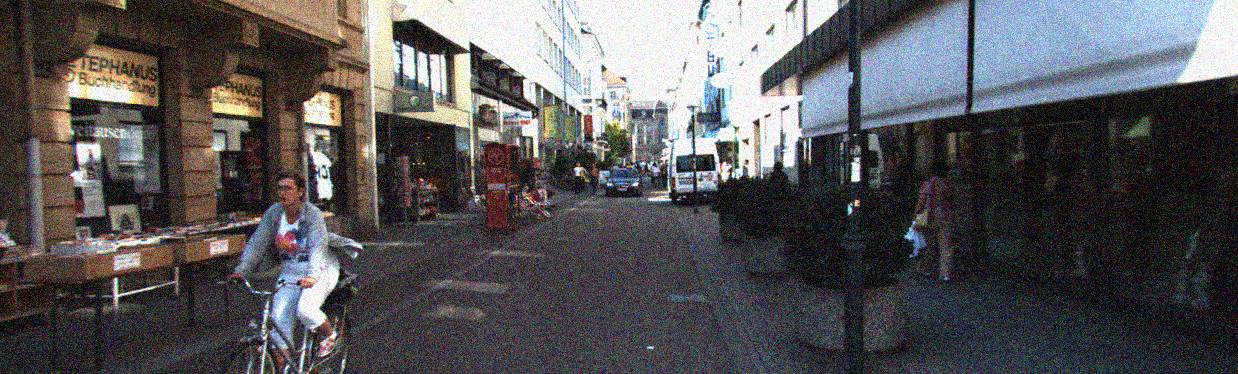
#> input picture images/gaussian_noise.png, 1238 x 374 px; its folder holds 3 pictures in this run
$ python '7×7导向滤波.py'
#> lines starting #> are read from the running program, lines starting #| are printed output that depends on the picture
# -*- coding: utf-8 -*-
"""
Created on Sun Apr 10 11:31:53 2022
Microsoft Windows10 家庭中文版
版本20H2(操作系统内部版本19042.1586)
处理器 lntel(R) Core(TM) i5-8300H CPU @ 2.30GHz2.30 GHz
机带RAM 8.00 GB (7.80 GB可用)
GPU0 lntel(R) UHD Graphics 630
GPU1 NVIDIA GeForce GTX 1050 Ti

@author: 10554
"""
import numpy as np
import cv2
import matplotlib.pyplot as plt
import os
import glob
def guideFilter(I, p, winSize, eps):  #I为输入图片，p为导向图片，winSize即处理窗口大小，可等效认为是核数，eps为正则化参数

    mean_I = cv2.blur(I, winSize)      # I的均值平滑
    mean_p = cv2.blur(p, winSize)      # p的均值平滑

    mean_II = cv2.blur(I * I, winSize) # I*I的均值平滑
    mean_Ip = cv2.blur(I * p, winSize) # I*p的均值平滑

    var_I = mean_II - mean_I * mean_I  # 求方差var_I
    cov_Ip = mean_Ip - mean_I * mean_p # 求协方差cov_Ip

    a = cov_Ip / (var_I + eps)         # 相关因子a
    b = mean_p - a * mean_I            # 相关因子b

    mean_a = cv2.blur(a, winSize)      # 对a进行均值平滑
    mean_b = cv2.blur(b, winSize)      # 对b进行均值平滑

    q = mean_a * I + mean_b            #得到滤波结果(形如q=mean a* I + mean b的滤波形式)
    return q


if __name__ == '__main__':
    eps = 0.01
    winSize = (7,7)
    # 读取图片
    Image_glob = os.path.join(r'images/',"*.png") #读取指定文件夹中的所有.png文件
    Image_name_list=[]                            #并将其名称添加到列表Image_name_list
    Image_name_list.extend(glob.glob(Image_glob))
    for i in range(3):                           #设置一个循环，目的是循环读取并滤波处理所有三种图片
        img = cv2.imread(Image_name_list[i])     #读取用来读取图片，返回一个numpy.ndarray类型的多维数组
#> img is the input picture: shape (374, 1238, 3); mean B, G, R 88.3, 86.5, 87.7
        image = cv2.cvtColor(img,cv2.COLOR_BGR2GRAY) #将图像处理成灰度图
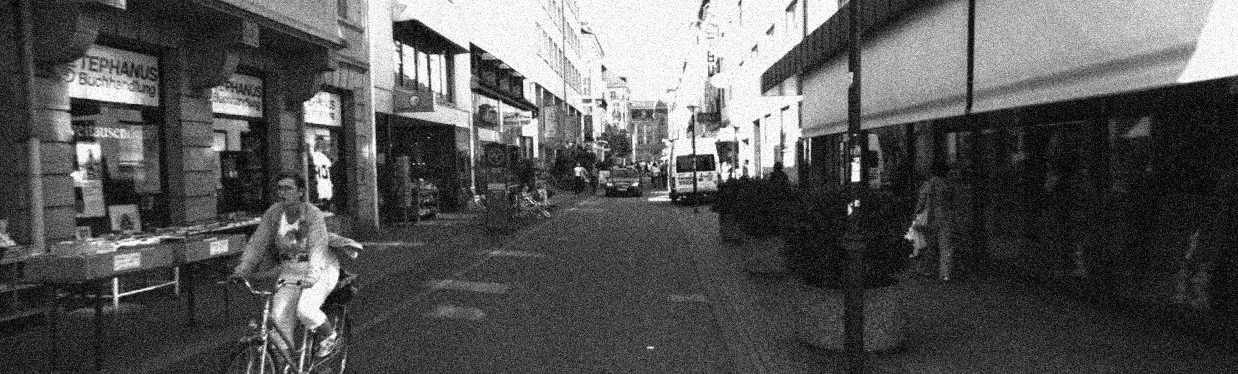
#> image: shape (374, 1238); min 0, max 255, mean 87.1

    # REPLICATE：通过复制边缘像素补全 ，选定图片上下左右各需要复制边缘像素的宽度范围，这里暂定为5
        source = cv2.copyMakeBorder(image, 3, 3, 3, 3, cv2.BORDER_REPLICATE)

        image = cv2.resize(source, None,fx=1, fy=1, interpolation=cv2.INTER_CUBIC)

        I = image/255.0        #将图像归一化
        p =I
    #调用定义好的导向滤波函数
        guideFilter_img = guideFilter(I, p, winSize, eps)
#> in guideFilter, `mean_I = cv2.blur(I, winSize)`:
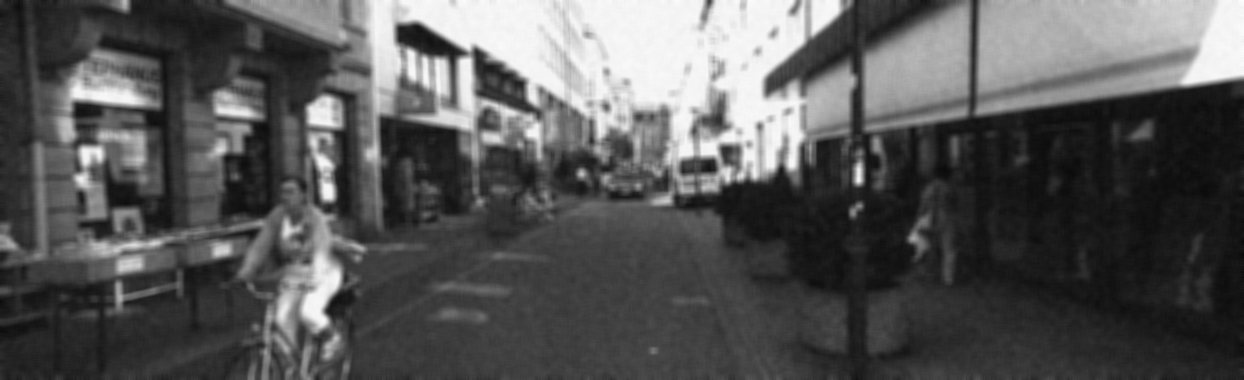
#> mean_I: shape (380, 1244) float64; min 0.0336, max 1, mean 0.342
#> in guideFilter, `mean_II = cv2.blur(I * I, winSize)`:
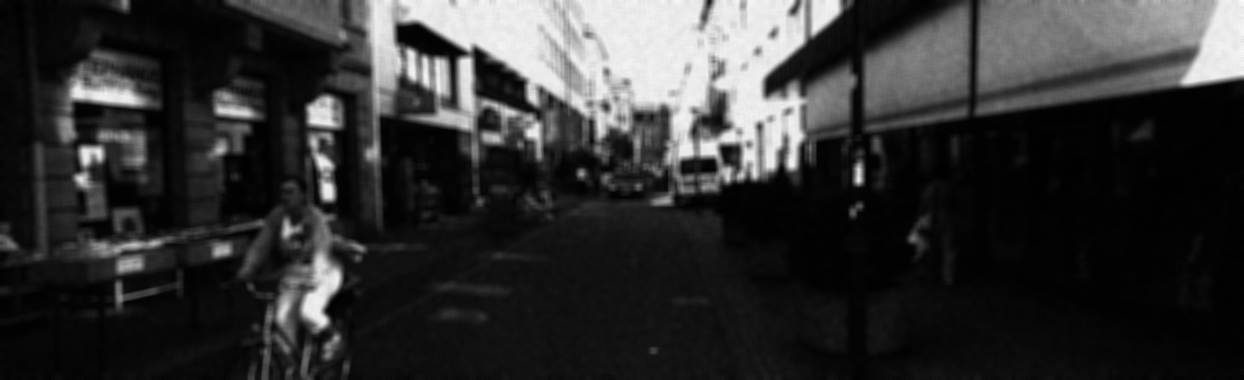
#> mean_II: shape (380, 1244) float64; min 0.00128, max 1, mean 0.197
#> in guideFilter, `var_I = mean_II - mean_I * mean_I`:
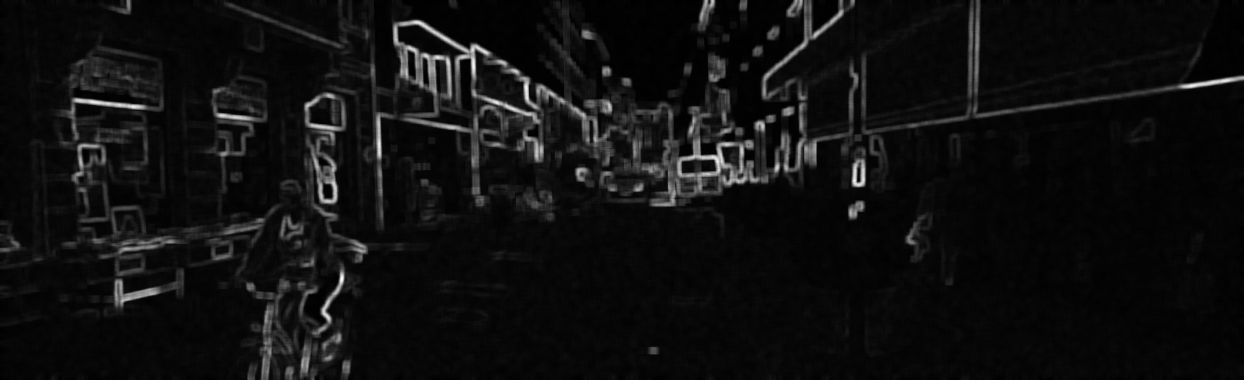
#> var_I: shape (380, 1244) float64; min -2.84e-16, max 0.153, mean 0.00973; drawn with min black and max white
#> in guideFilter, `a = cov_Ip / (var_I + eps)`:
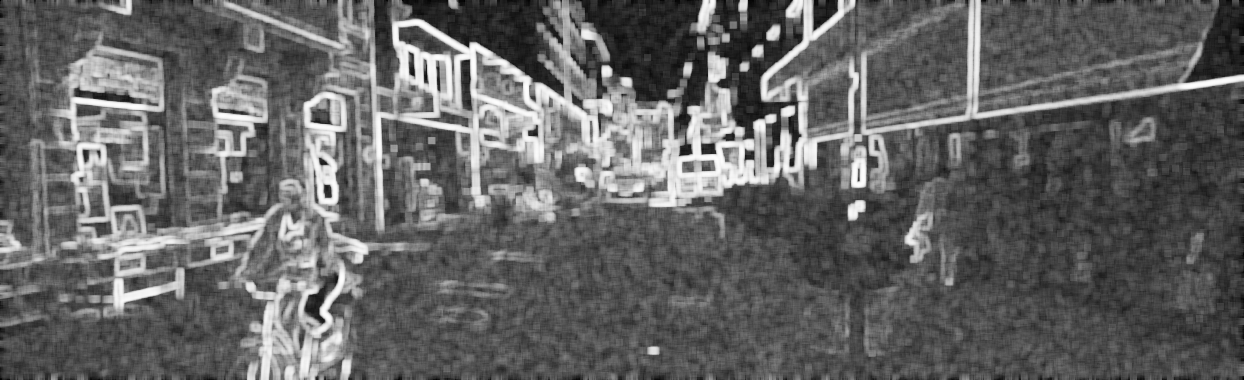
#> a: shape (380, 1244) float64; min -2.84e-14, max 0.939, mean 0.371; drawn with min black and max white
#> in guideFilter, `b = mean_p - a * mean_I`:
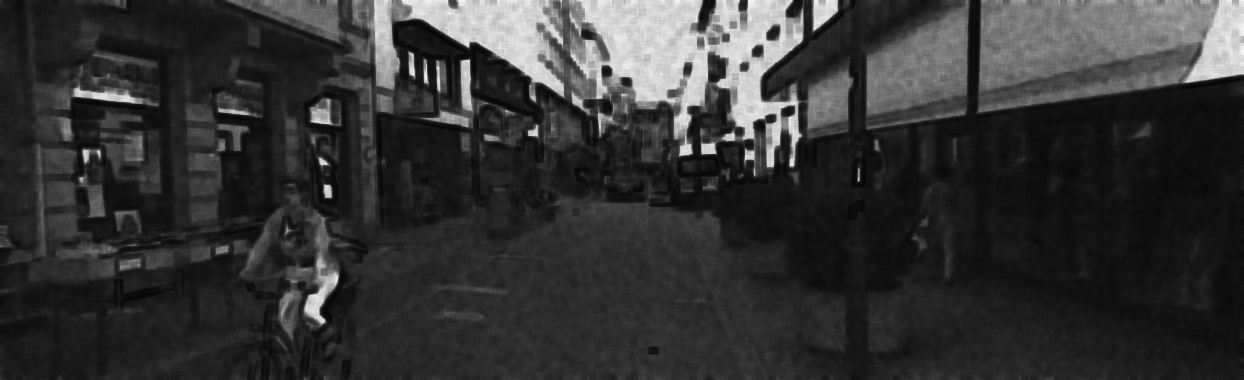
#> b: shape (380, 1244) float64; min 0.0275, max 1, mean 0.206
#> in guideFilter, `mean_a = cv2.blur(a, winSize)`:
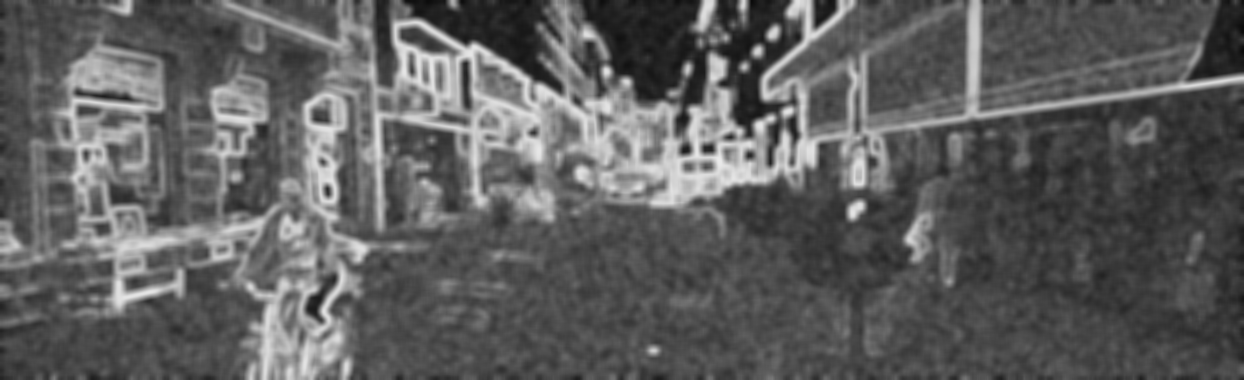
#> mean_a: shape (380, 1244) float64; min 0.0425, max 0.922, mean 0.371
        guideFilter_img  = guideFilter_img  * 255
    #将超出范围的像素值定义在0~255区间
        guideFilter_img [guideFilter_img  > 255] = 255
        guideFilter_img  = np.round(guideFilter_img )
    #将图像处理成便于显示和保存的uint8类型
        result  = guideFilter_img.astype(np.uint8)

    # 显示图像
        cv2.imshow("source img", img)
        cv2.imshow("GuideBlur img(7*7)", result)
     #这里设置了判断语句，以分别对三种不同的原图进行分别保存
        if i == 0:
            cv2.imwrite(os.path.join(r"output_2/","7x7_Guide_gaussian.png"),result)
        if i == 1:
            cv2.imwrite(os.path.join(r"output_2/","7x7_Guide_origin.png"),result)
        else:
            cv2.imwrite(os.path.join(r"output_2/","7x7_Guide_pepper.png"),result)

    # 等待显示
        cv2.waitKey(0)
        cv2.destroyAllWindows()
#> pass 2 of the loop `for i in range(3):`:
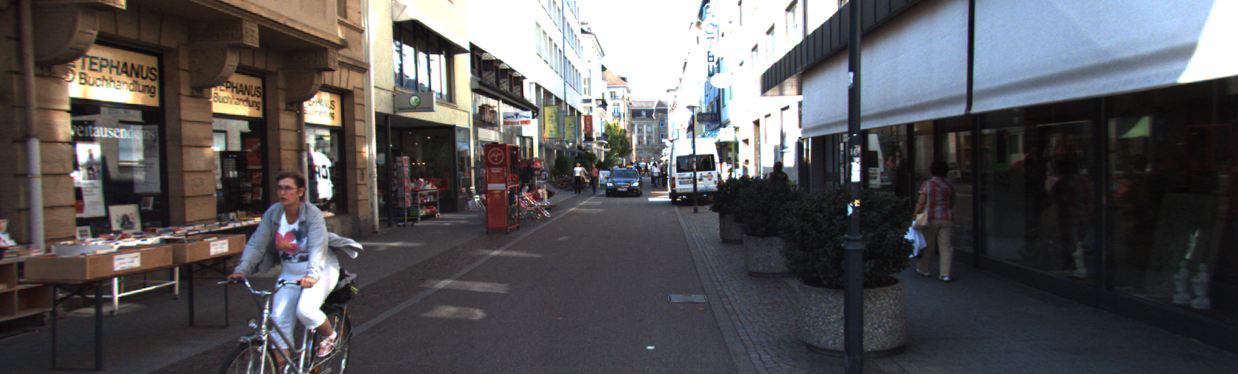
#> input picture images/origin_image.png, 1238 x 374 px
#> img is the input picture: shape (374, 1238, 3); mean B, G, R 88.5, 86.5, 87.9
#> in guideFilter (call 2), `mean_a = cv2.blur(a, winSize)`:
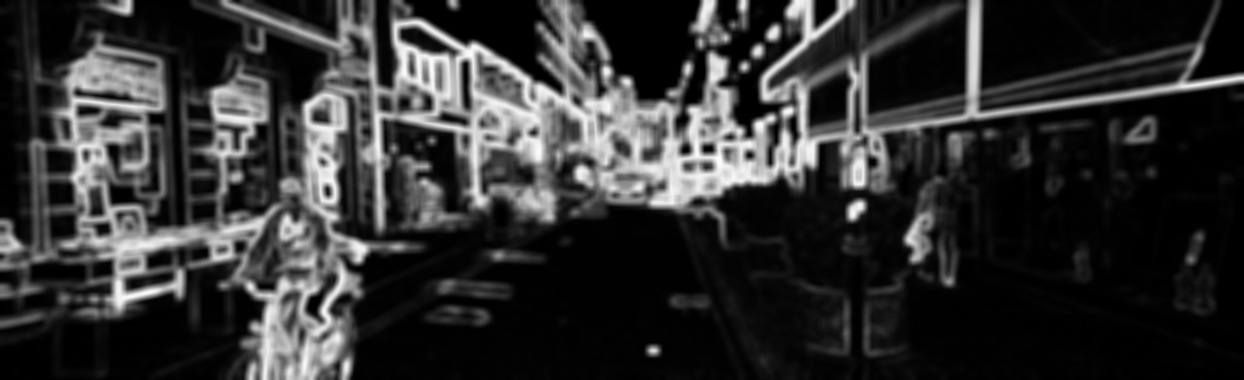
#> mean_a: shape (380, 1244) float64; min -1.56e-13, max 0.923, mean 0.18; drawn with min black and max white
#> in guideFilter (call 2), `mean_b = cv2.blur(b, winSize)`:
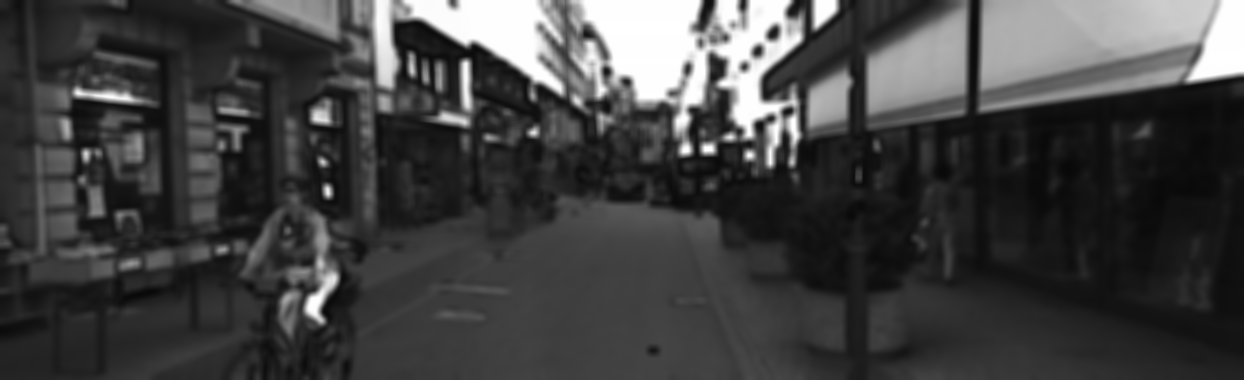
#> mean_b: shape (380, 1244) float64; min 0.035, max 1, mean 0.261
#> pass 3 of the loop `for i in range(3):`:
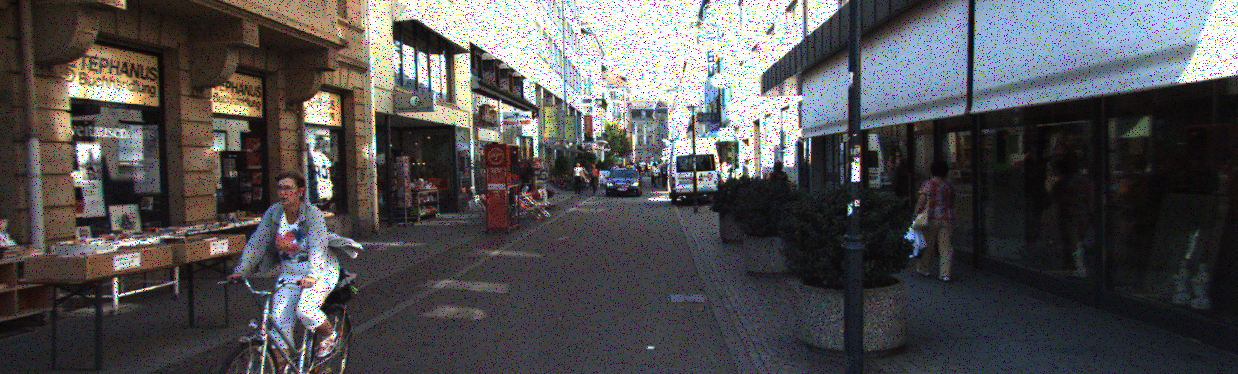
#> input picture images/pepper_noise.png, 1238 x 374 px
#> img is the input picture: shape (374, 1238, 3); mean B, G, R 84, 82.2, 83.5
#> in guideFilter (call 3), `var_I = mean_II - mean_I * mean_I`:
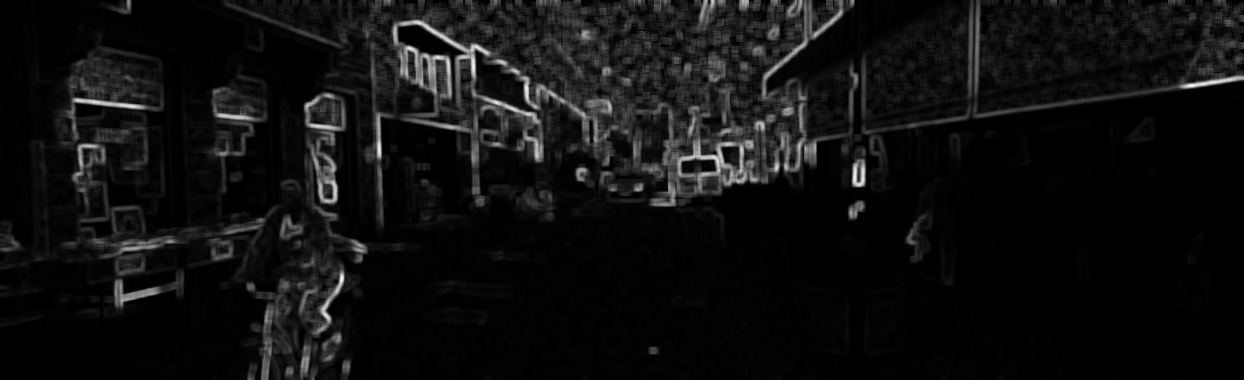
#> var_I: shape (380, 1244) float64; min -2.11e-15, max 0.161, mean 0.01; drawn with min black and max white
#> in guideFilter (call 3), `mean_a = cv2.blur(a, winSize)`:
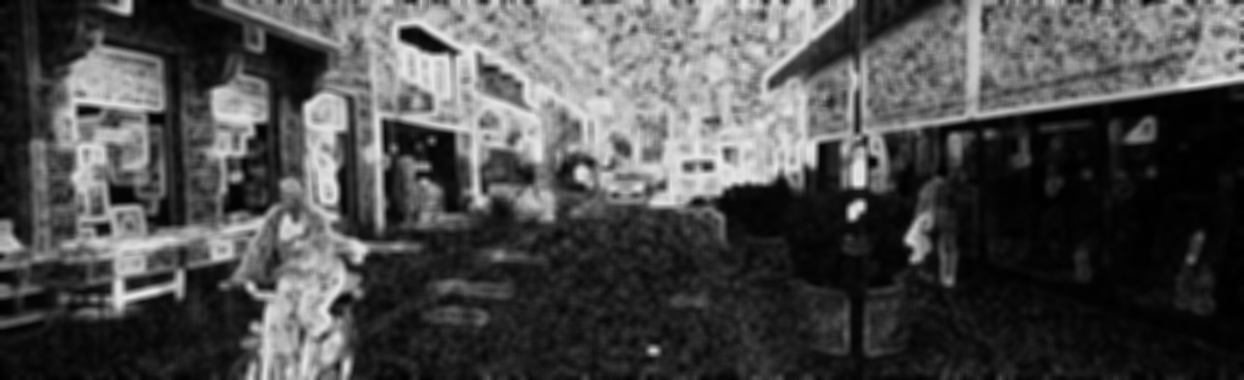
#> mean_a: shape (380, 1244) float64; min 0.00156, max 0.921, mean 0.301
